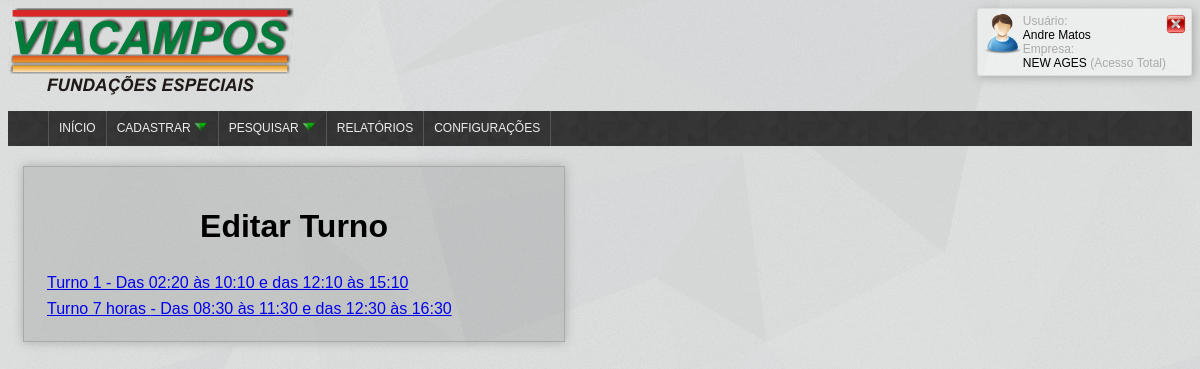
Before: /administrator/edita_turno.php (signed in) with the older database file.
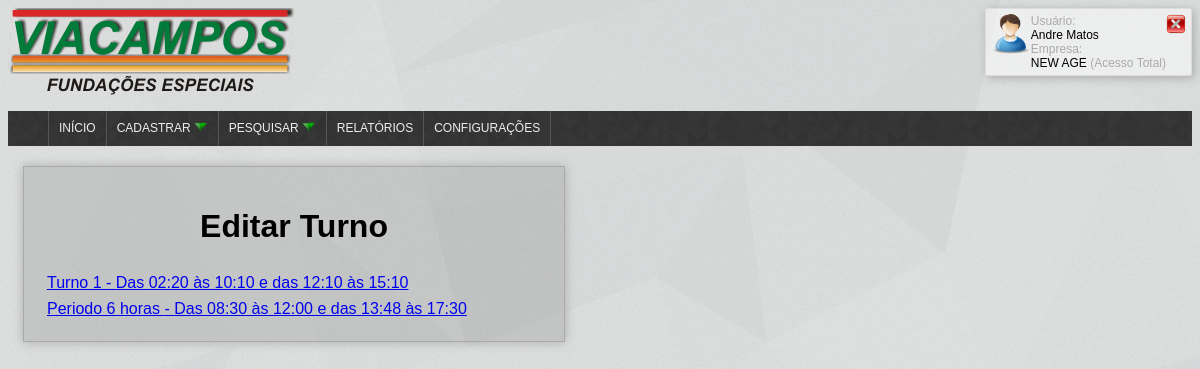
After: the same page with the newer database file.
### tables this page shows
CREATE TABLE IF NOT EXISTS `turno` (
  `id` int(11) NOT NULL,
  `nome` varchar(255) NOT NULL,
  `descricao` varchar(255) NOT NULL,
  `ini_exp` time NOT NULL COMMENT 'Inicio expediente',
  `ini_alm` time NOT NULL COMMENT 'Inicio almoço',
  `fim_alm` time NOT NULL COMMENT 'Fim almoço',
  `fim_exp` time NOT NULL COMMENT 'Fim expediente',
  `oculto` int(11) NOT NULL
);

### model/class_turno_bd.php (called while the page is built, shortened)
<?php
class Turno{
	public function get_name_all_turno_disponiveis(){
		 $sql = new Sql();
		 $return = array();
		 $aux=0;
		 $query = mysql_query("SELECT * FROM turno as turno WHERE oculto = 0 && NOT EXISTS (SELECT id FROM funcionario WHERE id_turno = turno.id)");
		 while($result =  mysql_fetch_array($query)){
		 	$return[$aux][0] = $result['id'];
		 	$return[$aux][1] = $result['descricao'];
		 	$return[$aux][2] = $result['nome'];
		 	$aux++;
		 }
		 return $return;
	}
}
 ?>

### administrator/edita_turno.php (the view, shortened to what this page needs)
<?php
include_once("../model/class_turno_bd.php");
?>
<html>
<head>
   <link rel="stylesheet" type="text/css" href="style.css">
</head>
<body>
           <?php include("../view/topo.php") ?>
            <div class="formulario">
              <h1>Editar Turno</h1>
            <?php
                 if(isset($_GET['verificador']) && $_GET['verificador'] == 1){
                    $turno = new Turno();
                    $turno = $turno->getTurnoById($_GET['id']);
                    $nome = $turno->nome;
                    $ini_exp_h = $turno->ini_exp[0].$turno->ini_exp[1];
                    $ini_exp_m = $turno->ini_exp[3].$turno->ini_exp[4];
                    $ini_alm_h = $turno->ini_alm[0].$turno->ini_alm[1];
                    $ini_alm_m = $turno->ini_alm[3].$turno->ini_alm[4];
                    $fim_alm_h = $turno->fim_alm[0].$turno->fim_alm[1];
                    $fim_alm_m = $turno->fim_alm[3].$turno->fim_alm[4];
                    $fim_exp_h = $turno->fim_exp[0].$turno->fim_exp[1];
                    $fim_exp_m = $turno->fim_exp[3].$turno->fim_exp[4];
                ?>
                  <form method="POST" class="ad_turno" id="ad_turno" name="ad_turno" action="edita_turno.php" onsubmit="return validate(this)">
                  <input type="hidden" name="confirm_ed" id="confirm_ed" value="1">
                  <input type="hidden" name="id_turno" id="id_turno" value="<?php echo $_GET['id']; ?>">
                  <table border="0">
                     <tr> <td><span>Nome:</span></td> <td ><input type="text" id="nome" name="nome" style="width:100px;" title="Digite um nome para esse turno" value="<?php echo $nome; ?>"></td></tr>
                     <tr> <td ><span>Início expediente:</span></td> <td><input type="text" id="ini_exp_h" name="ini_exp_h" value="<?php echo $ini_exp_h; ?>"><span>h</span><input type="text" id="ini_exp_m" name="ini_exp_m" value="<?php echo $ini_exp_m; ?>"><span>m</span></td></tr>
                     <tr> <td ><span>Início almoço:</span></td> <td><input type="text" id="ini_alm_h" name="ini_alm_h" value="<?php echo $ini_alm_h; ?>"><span>h</span><input type="text" id="ini_alm_m" name="ini_alm_m" value="<?php echo $ini_alm_m; ?>"><span>m</span></td></tr>
                     <tr> <td ><span>Fim almoço</span></td> <td><input type="text" id="fim_alm_h" name="fim_alm_h" value="<?php echo $fim_alm_h; ?>"><span>h</span><input type="text" id="fim_alm_m" name="fim_alm_m" value="<?php echo $fim_alm_m; ?>"><span>m</span></td></tr>
                     <tr> <td ><span>Fim expediente:</span></td> <td><input type="text" id="fim_exp_h" name="fim_exp_h" value="<?php echo $fim_exp_h; ?>"><span>h</span><input type="text" id="fim_exp_m" name="fim_exp_m" value="<?php echo $fim_exp_m; ?>"><span>m</span></td></tr>
                     <tr><td colspan="3"><input style="width:80px;"type="submit" name="button" id="button" value="Editar"></td> </tr>
                  </table>
               </form>
                <?php
                 }else{ ?>
                  <?php
                    $turno = new Turno();
                    $turnos = $turno->get_name_all_turno_disponiveis();
                    echo '<table class="exibe_func">';
                    foreach($turnos as $key => $turno){
                       echo '<tr>
                                <td><a href="edita_turno.php?verificador=1&id='.$turnos[$key][0].'">'.$turnos[$key][2].' - ' .$turnos[$key][1].'</a></td></tr>';
                    }
                    echo '</table>';
                   ?>
                  <?php }
                   ?>
            </div>
</body>
</html>

### view/topo.php
<?php
	if($_SESSION['nivel_acesso'] == 0){
		$nivel_acesso = "Acesso Total";
	}else if($_SESSION['nivel_acesso'] == 1){
		$nivel_acesso = "Acesso ViaCampos";
	}else{
		$nivel_acesso = "Acesso ControlPonto";
	}
 ?>
<div style="width:100%; float:left;" >
	<div class="img" style="float:left"><img src="../images/logo75mm.png"></div>
	<div class="box-login" style="">
		<div style="float:left"><img src="../images/user.png" width="40px"></div>
		<div class="nome-box-login" style=""><span style="">Usuário:<br /></span><?php echo $_SESSION["user"]; ?><br /><span style="">Empresa:<br /></span><?php echo $_SESSION['empresa']."<span> (".$nivel_acesso.")</span>" ?></div>
		<div style="float:right;"><a title="Clique para sair" href="logout.php"><img src="../images/fechar.png" width="20px"></a></div>
	</div>
</div>
<div style="float:left; width:100%">
 	<div class="menu">
		<div class="menu">
	         <?php include_once("../view/menu_admin.php"); ?>
	    </div>
	</div>
</div>

Changed rows visible on the page:
no longer on this page (row edited): turno: nome "Turno 7 horas", descricao "Das 08:30 às 11:30 e das 12:30 às 16:30"
now on this page (row unchanged): turno: nome "Periodo 6 horas", descricao "Das 08:30 às 12:00 e das 13:48 às 17:30"
Other visible differences:
$_SESSION['empresa']: "NEW AGES" → "NEW AGE"
